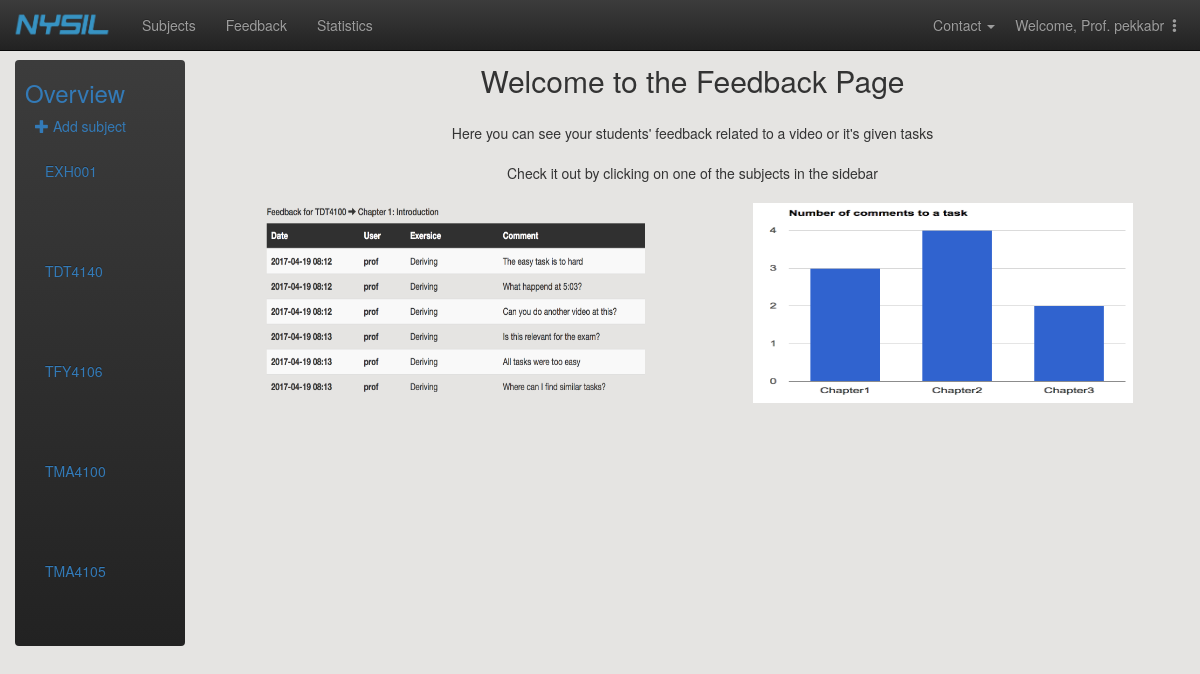
Screenshot of /adminpage/tilbakemeldinger/ (signed in) with the database file from the repository.
### main/models.py (models this page shows)
class Subject(models.Model):
    subject_code = models.CharField(max_length=20, primary_key=True) # primary key
    subject_name = models.CharField(max_length=30)
    professor_firstname = models.CharField(max_length=30)
    professor_lastname = models.CharField(max_length=30)
    professor_email = models.EmailField()
    class Meta:
        ordering = ['subject_code']
    def __str__(self):
        return self.subject_code
    def get_full_name(self):
        return self.professor_firstname + " " + self.professor_lastname
    get_full_name.short_description = 'Professor' # headline of professor-column in the admin-table

### adminpage/views.py (the view)
# urls.py: url(r'^tilbakemeldinger/(?P<subject_pk>[A-Za-z0-9]+)/$', views.chapters, name="chapters"),
def tilbakemeldinger(req):
    user = req.user
    subjects = Subject.objects.all()
    context = {'subjects':subjects}
    if user.is_staff==True:
        return render(req, 'adminpage/tilbakemeldinger.html', context)
    else:
        return HttpResponseRedirect(reverse('main:index'))

### adminpage/templates/adminpage/tilbakemeldinger.html (shortened to what this page needs)
{% extends 'adminpage/admin_header.html' %}
{% load static %}
{% block content %}
    <div class="container-fluid">
      <div class="row">
        <div class="col-sm-3 col-md-2 sidebar">
          <ul class="nav nav-sidebar navbar-inverse">
              <li ><p id="id_fagoversikt"><h3 id="id_fagoversikt_text" style="color:#337AB7;margin-left:10px">Overview</h3><span class="sr-only">(current)</span></p></li>
              <p class="center-large" style="margin-left:20px"><a href="{% url 'adminpage:new_subject' %}"><span class="glyphicon glyphicon-plus"></span>  Add subject</a></p>
                {% for subject in subjects %}
                <div class="collapse navbar-collapse" id="id_subject_overview_menu">
                    <ul class="nav navbar-nav navbar-left" style="width:120px">
                      <li style="float:left">
                          <a href="{% url 'adminpage:chapters' subject_pk=subject.pk %}" style="color:#337AB7;width:150px">
                              {{ subject }}
                          </a>
                      </li>
                    </ul>
                    <ul class="nav navbar-nav navbar-right" id="id_nav_drop" style="width:-10px">
                        <li class="dropdown">
                        </li>
                    </ul>
                 </div>
                {% endfor %}
          </ul>
        </div>
    {% block extension %}
    <div class="container-fluid" style="text-align: center;">
      <div style="font-size: 30px">
        Welcome to the Feedback Page
      </div>
      <br>
      <div>
        Here you can see your students' feedback related to a video or it's given tasks
        <br>
        <br>
        Check it out by clicking on one of the subjects in the sidebar
      </div>
      <br>
    <div class="col-md-4" style="margin-left: 50px">
      <img src="{% static 'adminpage/img/feedback.png'%}" style="width: 380px; height: 200px">
    </div>
    <div class="col-md-1"></div>
    <div class="col-md-4">
      <img src="{% static 'adminpage/img/graph.png'%}" style="width: 380px; height: 200px">
    </div>
    </div>
    {% endblock %}
    </div>
</div>
{% endblock%}

### adminpage/templates/adminpage/admin_header.html (shortened to what this page needs)
<!DOCTYPE html>
<html lang="en">
<head>
    {% load static %}
    <link rel="stylesheet" href="{% static 'adminpage/css/customize.css' %}" type="text/css">
	<link rel="stylesheet" href="https://maxcdn.bootstrapcdn.com/bootstrap/3.3.7/css/bootstrap.min.css"
>
	<link rel="stylesheet" href="https://maxcdn.bootstrapcdn.com/bootstrap/3.3.7/css/bootstrap-theme.min.css"
>
    <link rel="stylesheet" href="{% static 'main/css/header.css'%}" type = "text/css"/>
</head>
<body class="body" style="background-color: #E5E4E2;">
<div id="wrapper">
        <br>
        <br>
        <br>
        <nav class="navbar navbar-inverse navbar-fixed-top">
            <div class="container-fluid">
                <div class="navbar-header">
                    <a href="{% url 'main:index' %}" class="navbar-brand"><img src="{% static 'main/img/ny_logo.png'%}" style="width:100px;height:27px;margin-top:-4px;margin-left:-3px"></a>
                </div>
                <div class="collapse navbar-collapse" id="mainNavBar">
                    <ul class="nav navbar-nav">
                        <li><a href="{% url 'adminpage:subject_overview' %}">Subjects</a></li>
                        <li><a href="{% url 'adminpage:tilbakemeldinger' %}">Feedback</a></li>
                        <li><a href="{% url 'stats:statistics_index'%}">Statistics</a></li>
                    </ul>
                    <ul class="nav navbar-nav navbar-right">
                        <li class="dropdown">
                            <li class="dropdown">
                                <a href="#" class="dropdown-toggle" data-toggle="dropdown" style="margin-right:-10px">
                                    Contact
                                    <span class="caret" style="width:2px;height:2px"></span></a>
                            </li>
				        </li>
                        <li class="dropdown">
                            <li class="dropdown">
                                <a href="#" class="dropdown-toggle" data-toggle="dropdown" style="margin-right: 15px">Welcome, Prof. {{user}}
                                    <span class="glyphicon glyphicon-option-vertical" style="width:2px;height:2px"></span></a>
                            </li>
				        </li>
                    </ul>
                </div>
            </div>
        </nav>
    </div>
    {% block content %}{% endblock%}
</body>

### rows the page displays
Subject: subject_code "EXH001"
Subject: subject_code "TDT4140"
Subject: subject_code "TFY4106"
Subject: subject_code "TMA4100"
Subject: subject_code "TMA4105"

### other values shown
{{ user }} "pekkabr"
